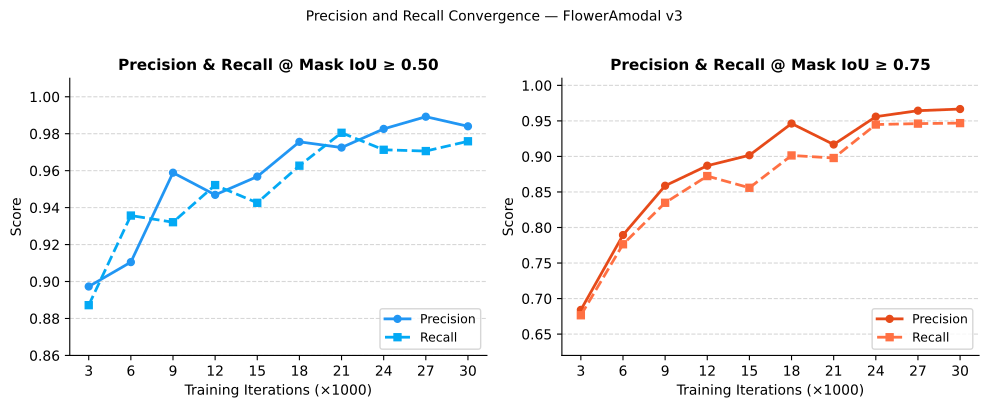

Reproduce this figure in Python.
"""Precision and Recall convergence across checkpoints (4 lines)."""

import numpy as np
import matplotlib
matplotlib.use("Agg")
import matplotlib.pyplot as plt
import os

OUT = os.path.join(os.path.dirname(__file__), "fig_precision_recall.pdf")

iters = [3, 6, 9, 12, 15, 18, 21, 24, 27, 30]

# IoU ≥ 0.50
p50 = [0.8973, 0.9105, 0.9589, 0.9469, 0.9568, 0.9756, 0.9725, 0.9826, 0.9892, 0.9840]
r50 = [0.8872, 0.9357, 0.9321, 0.9522, 0.9426, 0.9627, 0.9805, 0.9713, 0.9706, 0.9759]

# IoU ≥ 0.75
p75 = [0.6841, 0.7894, 0.8588, 0.8870, 0.9017, 0.9463, 0.9168, 0.9560, 0.9644, 0.9667]
r75 = [0.6765, 0.7764, 0.8348, 0.8724, 0.8559, 0.9014, 0.8978, 0.9449, 0.9462, 0.9469]

fig, axes = plt.subplots(1, 2, figsize=(10, 4.0), sharey=False)

styles = {
    "Precision": {"ls": "-",  "marker": "o"},
    "Recall":    {"ls": "--", "marker": "s"},
}
colors_50 = {"Precision": "#2196F3", "Recall": "#03A9F4"}
colors_75 = {"Precision": "#E64A19", "Recall": "#FF7043"}

for ax, (prec, rec), colors, iou_tag, ylim_lo in zip(
        axes,
        [(p50, r50), (p75, r75)],
        [colors_50, colors_75],
        ["IoU ≥ 0.50", "IoU ≥ 0.75"],
        [0.86, 0.62]):

    ax.plot(iters, prec, color=colors["Precision"], linewidth=2,
            linestyle="-", marker="o", markersize=5, label="Precision", zorder=3)
    ax.plot(iters, rec,  color=colors["Recall"],    linewidth=2,
            linestyle="--", marker="s", markersize=5, label="Recall",    zorder=3)

    ax.set_xlabel("Training Iterations (×1000)", fontsize=10)
    ax.set_ylabel("Score", fontsize=10)
    ax.set_title(f"Precision & Recall @ Mask {iou_tag}", fontsize=11, fontweight="bold")
    ax.set_xticks(iters)
    ax.set_ylim(ylim_lo, 1.01)
    ax.yaxis.grid(True, linestyle="--", alpha=0.5, zorder=0)
    ax.set_axisbelow(True)
    ax.spines["top"].set_visible(False)
    ax.spines["right"].set_visible(False)
    ax.legend(fontsize=9, loc="lower right")

fig.suptitle("Precision and Recall Convergence — FlowerAmodal v3",
             fontsize=10, y=1.01)
plt.tight_layout()
plt.savefig(OUT, dpi=300, bbox_inches="tight")
print(f"Saved {OUT}")
